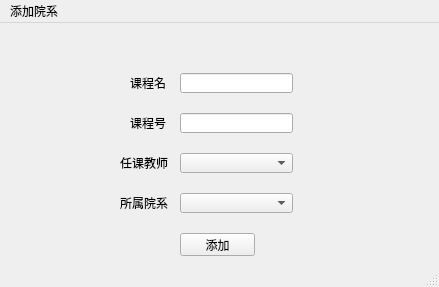
<?xml version="1.0" encoding="UTF-8"?>
<ui version="4.0">
 <class>AddCourseWindow</class>
 <widget class="QMainWindow" name="AddCourseWindow">
  <property name="geometry">
   <rect>
    <x>0</x>
    <y>0</y>
    <width>439</width>
    <height>287</height>
   </rect>
  </property>
  <property name="windowTitle">
   <string>MainWindow</string>
  </property>
  <widget class="QWidget" name="centralwidget">
   <widget class="QLabel" name="college_name_label">
    <property name="geometry">
     <rect>
      <x>130</x>
      <y>50</y>
      <width>54</width>
      <height>20</height>
     </rect>
    </property>
    <property name="text">
     <string>课程名</string>
    </property>
   </widget>
   <widget class="QLabel" name="college_id_label">
    <property name="geometry">
     <rect>
      <x>130</x>
      <y>90</y>
      <width>54</width>
      <height>20</height>
     </rect>
    </property>
    <property name="text">
     <string>课程号</string>
    </property>
   </widget>
   <widget class="QLineEdit" name="college_name_edit">
    <property name="geometry">
     <rect>
      <x>180</x>
      <y>50</y>
      <width>113</width>
      <height>20</height>
     </rect>
    </property>
   </widget>
   <widget class="QLineEdit" name="college_id_edit">
    <property name="geometry">
     <rect>
      <x>180</x>
      <y>90</y>
      <width>113</width>
      <height>20</height>
     </rect>
    </property>
   </widget>
   <widget class="QPushButton" name="accept_button">
    <property name="geometry">
     <rect>
      <x>180</x>
      <y>210</y>
      <width>75</width>
      <height>23</height>
     </rect>
    </property>
    <property name="text">
     <string>添加</string>
    </property>
   </widget>
   <widget class="QComboBox" name="teacher_box">
    <property name="geometry">
     <rect>
      <x>180</x>
      <y>130</y>
      <width>113</width>
      <height>20</height>
     </rect>
    </property>
   </widget>
   <widget class="QComboBox" name="college_box">
    <property name="geometry">
     <rect>
      <x>180</x>
      <y>170</y>
      <width>113</width>
      <height>20</height>
     </rect>
    </property>
   </widget>
   <widget class="QLabel" name="teacher_label">
    <property name="geometry">
     <rect>
      <x>120</x>
      <y>130</y>
      <width>54</width>
      <height>20</height>
     </rect>
    </property>
    <property name="text">
     <string>任课教师</string>
    </property>
   </widget>
   <widget class="QLabel" name="college_label">
    <property name="geometry">
     <rect>
      <x>120</x>
      <y>170</y>
      <width>54</width>
      <height>20</height>
     </rect>
    </property>
    <property name="text">
     <string>所属院系</string>
    </property>
   </widget>
  </widget>
  <widget class="QMenuBar" name="menubar">
   <property name="geometry">
    <rect>
     <x>0</x>
     <y>0</y>
     <width>439</width>
     <height>22</height>
    </rect>
   </property>
   <widget class="QMenu" name="menu">
    <property name="title">
     <string>添加院系</string>
    </property>
   </widget>
   <addaction name="menu"/>
  </widget>
  <widget class="QStatusBar" name="statusbar"/>
 </widget>
 <resources/>
 <connections/>
</ui>
